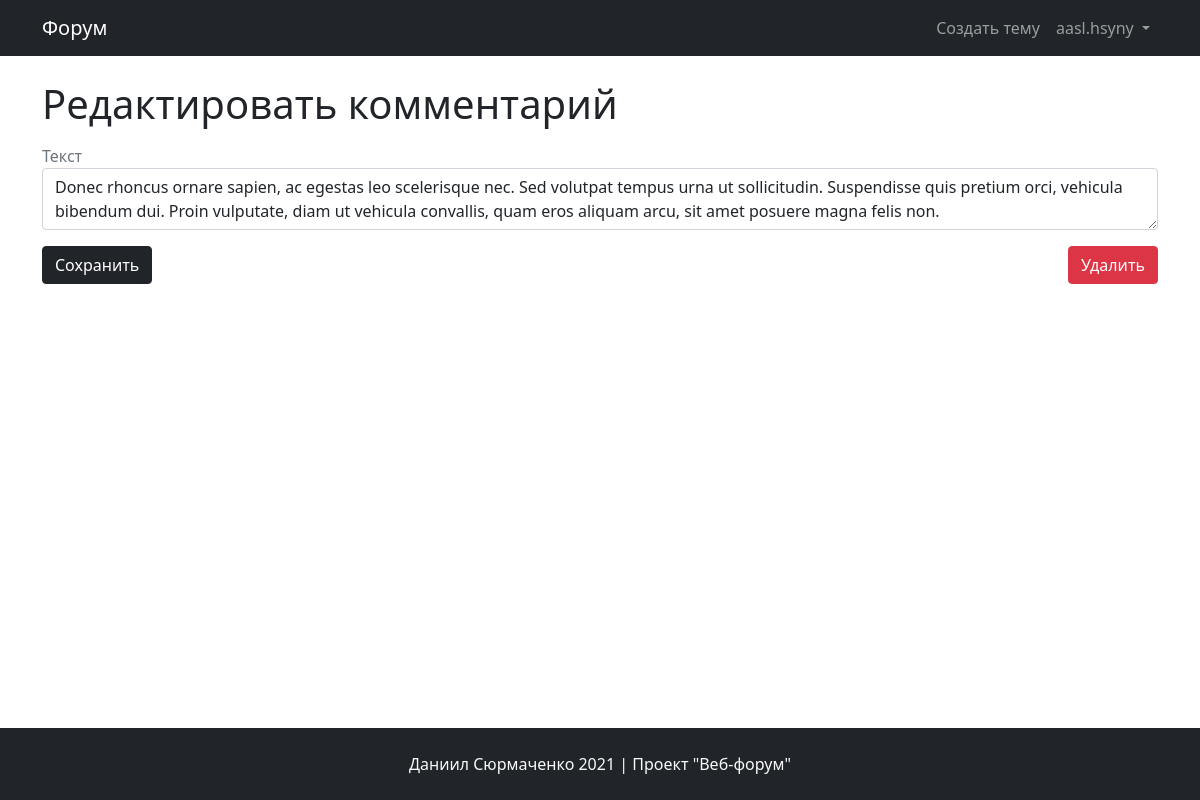
/comment/1/edit (signed in), run on the app's committed database.
### database/models.py (models this page shows, shortened)
class User(SqlAlchemyBase, UserMixin):
    __tablename__ = "users"
    id = Column(Integer, primary_key=True, autoincrement=True)
    username = Column(String, unique=True, nullable=False)
    email = Column(String, unique=True, nullable=False)
    role = Column(Enum(Role), default=Role.user)
    hashed_password = Column(String, nullable=False)
    created_time = Column(DateTime, default=datetime.datetime.now)
    topics = orm.relation("Topic", back_populates="author")
    comments = orm.relation("Comment", back_populates="author")
    def is_admin(self):
        return self.role == Role.admin

class Comment(SqlAlchemyBase):
    __tablename__ = "comments"
    id = Column(Integer, primary_key=True, autoincrement=True)
    author_id = Column(Integer, ForeignKey("users.id"))
    topic_id = Column(Integer, ForeignKey("topics.id"))
    text = Column(String, nullable=False)
    created_time = Column(DateTime, default=datetime.datetime.now)
    author = orm.relation("User")
    topic = orm.relation("Topic")

### main.py (the view)
@app.route("/comment/<int:id>/edit", methods=["GET", "POST"])
@login_required
def edit_comment(id):
    db_sess = db_session.create_session()
    comment = db_sess.query(Comment).get(id)
    if not comment:
        abort(404, description="Комментария с таким ID не существует")
    if (current_user.id != comment.author_id or comment.topic.is_locked) and not current_user.is_admin():
        abort(403, description="У вас нет прав на редактирование этого комментария")
    form = EditCommentForm()
    if form.validate_on_submit():
        if form.delete.data:
            db_sess.delete(comment)
            db_sess.commit()
            return redirect(url_for("topic_content", id=comment.topic_id))
        else:
            if comment.text == form.text.data:
                return render("edit_comment.html", title="Редактировать комментарий", form=form,
                              error="Данные формы совпадают с исходными данными")
            else:
                comment.text = form.text.data
                db_sess.commit()
                return redirect(url_for("redirect_to_comment", id=comment.id))
    else:
        form.text.data = comment.text
        return render("edit_comment.html", title="Редактировать комментарий", form=form)

### core/forms.py
class EditCommentForm(CommentForm):
    submit = SubmitField("Сохранить")
    delete = SubmitField("Удалить")

### core/utilities.py (called while the page is built)
def render(template_name_or_list, **context):
    return render_template(template_name_or_list, make_agree_with_number=make_agree_with_number, **context)

### database/session.py (called while the page is built)
def create_session() -> Session:
    global __factory
    return __factory()

### main.py (called while the page is built)
@login_manager.user_loader
def load_user(user_id):
    db_sess = db_session.create_session()
    return db_sess.query(User).get(user_id)

### templates/edit_comment.html (shortened to what this page needs)
{% extends "base.html" %}
{% from "tools/macros.html" import input, button_delete_with_alert %}
{% block content %}
    <h1 class="mb-3">{{ title }}</h1>
    <form action="" method="post" novalidate>
        {{ input(form.text) }}
        <div class="d-flex justify-content-between">
            {{ form.submit(type="submit", class="btn btn-dark") }}
            {{ button_delete_with_alert("Удаление комментария", "Вы действительно хотите удалить данный комментарий?", form.delete) }}
        </div>
    </form>
{% endblock %}

### templates/base.html (shortened to what this page needs)
<!DOCTYPE html>
<html lang="ru">
<head>
    <link href="https://cdn.jsdelivr.net/npm/bootstrap@5.0.0-beta3/dist/css/bootstrap.min.css" rel="stylesheet"
>
    <link rel="stylesheet" href="https://cdn.jsdelivr.net/npm/bootstrap-icons@1.4.1/font/bootstrap-icons.css">
    <link rel="stylesheet" href="{{ url_for("static", filename="css/main.css") }}">
</head>
<body>
<div class="general">
    <header>
        <nav class="navbar navbar-expand-lg navbar-dark bg-dark">
            <div class="container">
                <a href="/" class="navbar-brand">Форум</a>
                <div class="collapse navbar-collapse" id="navbarNav">
                    <div class="navbar-nav ms-auto">
                        {% if current_user.is_authenticated %}
                            <a class="nav-link" href="{{ url_for("create_topic") }}">Создать тему</a>
                            <div class="nav-item dropdown">
                                <a class="nav-link dropdown-toggle" href="#" id="navbarDropdownMenuLink" role="button"
                                   data-bs-toggle="dropdown" aria-expanded="false">
                                    {{ current_user.username }}
                                </a>
                            </div>
                        {% else %}
                            <a class="nav-link" href="{{ url_for("login") }}">Авторизация</a>
                            <a class="nav-link" href="{{ url_for("register") }}">Регистрация</a>
                        {% endif %}
                    </div>
                </div>
            </div>
        </nav>
    </header>
    <main role="main" class="container mt-4">
        {% block content %}{% endblock %}
    </main>
</div>
<footer class="text-light bg-dark">
    <div class="container pt-4 pb-2">
        <p class="text-center">Даниил Сюрмаченко 2021 | Проект "Веб-форум"</p>
    </div>
</footer>
</body>
</html>

### templates/tools/macros.html (shortened to what this page needs)
{% macro input(field, type="", disabled=False) -%}
    <fieldset {% if disabled %}disabled{% endif %}>
        <p>
            {% if field.type == "BooleanField" %}
                <div class="form-check">
                    {{ field(class="form-check-input", type="checkbox") }}
                    <span class="form-check-label">{{ field.label }}</span>
                </div>
            {% else %}
                <span class="text-muted">{{ field.label }}</span>
                {{ field(class="form-control", type=type) }}
            {% endif %}
        </p>
    </fieldset>
{%- endmacro %}
{% macro button_delete_with_alert(title, description, field) %}
    <button type="button" class="btn btn-danger" data-bs-toggle="modal" data-bs-target="#deleteModal">
        Удалить
    </button>
{% endmacro %}

### static/css/main.css (style rules this page uses)
html, body { height: 100%; }
body { display: flex; flex-direction: column; }
.general { flex: 1 0 auto; margin-bottom: 40px; }
footer { flex-shrink: 0; }

### data on the page
User: username "aasl.hsyny"
Comment: text "Donec rhoncus ornare sapien, ac egestas leo scelerisque nec. Sed volutpat tempus urna ut sollicitudin. Suspendisse quis pretium orci, vehicula bibendum dui. Proin vulputate, diam ut vehicula convallis, quam eros aliquam arcu, sit amet posuere magna felis non."

### other printed values
{{ title }} "Редактировать комментарий"
{{ field.label }} "Текст"
